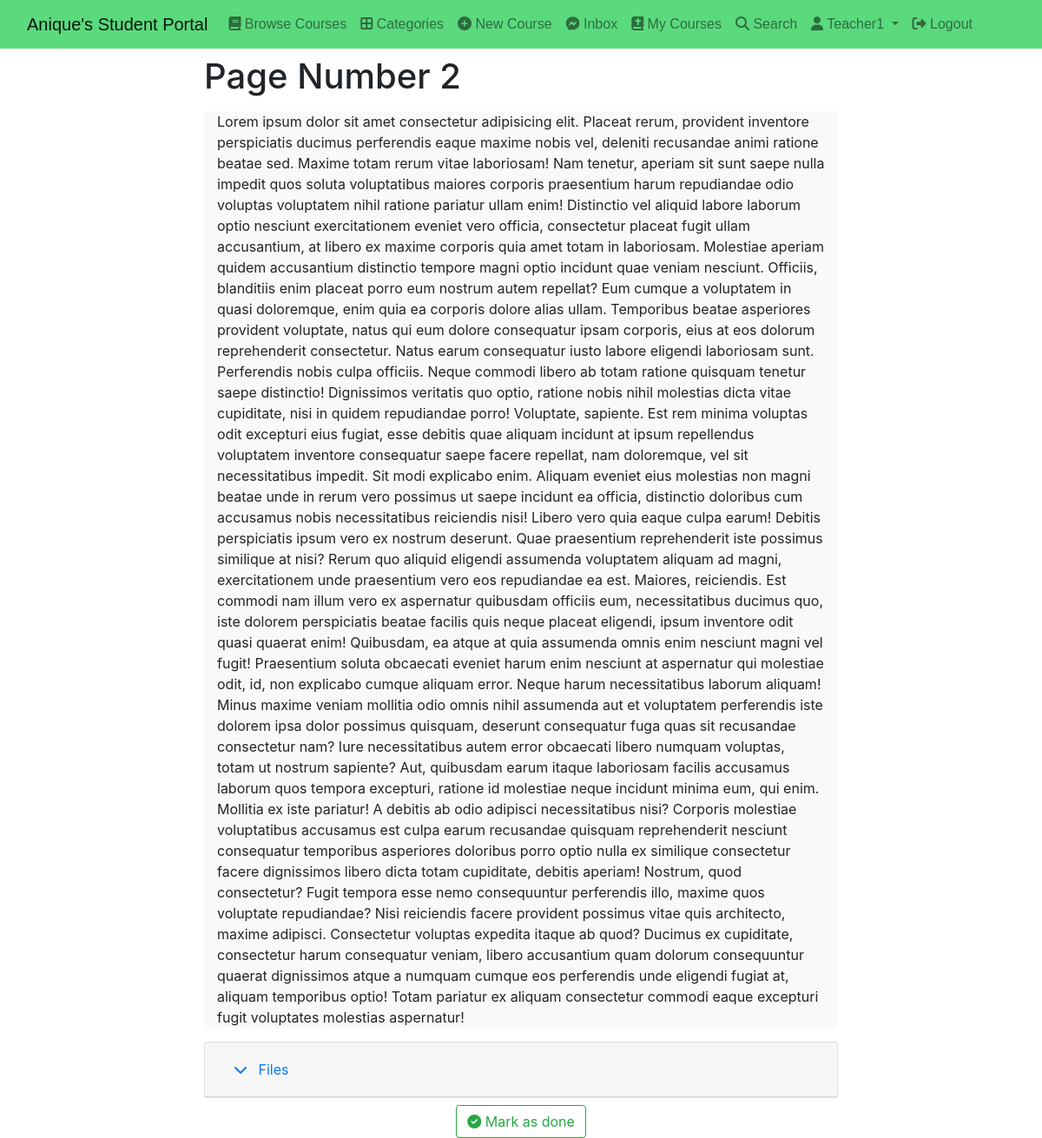
/course/eadbb3a9-58df-4862-ac08-e20279d313a0/modules/1/pages/2 (signed in), run on the app's committed database.
### page/models.py (models this page shows, shortened)
class Page(models.Model):
    title = models.CharField(max_length=150)
    content = RichTextField()
    user = models.ForeignKey(User,on_delete=models.CASCADE,related_name="page_user")
    files = models.ManyToManyField(PostFileContent)

### page/views.py (the view)
def page_detail(request,course_id,module_id,page_id):
    page = get_object_or_404(Page,id=page_id)
    course = get_object_or_404(Course,id=course_id)
    completed = Completion.objects.filter(user=request.user,course=course,page=page).exists()
    context = {
        'page':page,
        'course':course,
        'completed':completed,
        'module_id':module_id,
    }
    return render(request, "page/page_detail.html",context)

### direct/views.py (called while the page is built)
def directs_count(request):
    directs_count = 0
    if request.user.is_authenticated:
        directs_count = Message.objects.filter(user=request.user,is_read=False).count()
    return {'directs_count':directs_count}

### page/models.py (called while the page is built)
    def get_file_name(self):
        return os.path.basename(self.file.name)

### student_portal/templates/page/page_detail.html (shortened to what this page needs)
{% extends 'base.html' %} {% block content %}
<div class="container mt-2">
  <div class="row">
    <div class="col-2"></div>
    <div class="col-8">
      <h1>{{page.title}}</h1>
      <div class="bg-light rounded-3">
        <div class="container-fluid">
          <p class="fs-4">{{page.content|safe}}</p>
        </div>
      </div>
      <div id="accordion">
        <div class="card">
          <div class="card-header" id="headingOne">
            <h5 class="mb-0">
              <button
                class="btn btn-link"
                data-toggle="collapse"
                data-target="#collapseOne"
                aria-expanded="true"
                aria-controls="collapseOne"
                style="text-decoration: none"
              >
                <i class="fa fa-chevron-down pr-2"></i>
                Files
              </button>
            </h5>
          </div>
        </div>
      </div>
      {% if request.user != course.user %} {% if completed %}
      <div class="text-center">
        <a
          href="{% url 'mark-page-as-done' course.id module_id page.id %}"
          class="btn btn-success mt-2 disabled"
          ><i class="fa fa-check-circle"></i>
          Marked as done</a
        >
      </div>
      {% else %}
      <div class="text-center">
        <a
          href="{% url 'mark-page-as-done' course.id module_id page.id %}"
          class="btn btn-outline-success mt-2"
          ><i class="fa fa-check-circle"></i>
          Mark as done</a
        >
      </div>
      {% endif %} {% endif %}
    </div>
  </div>
</div>
{% endblock content %}

### student_portal/templates/base.html (shortened to what this page needs)
{% load static %}
<!DOCTYPE html>
<html lang="en">
  <head>
    <link
      href="https://cdn.jsdelivr.net/npm/bootstrap@5.0.2/dist/css/bootstrap.min.css"
      rel="stylesheet"
    />
    <link
      rel="stylesheet"
      href="https://cdnjs.cloudflare.com/ajax/libs/font-awesome/6.1.1/css/all.min.css"
    />
    <link
      rel="stylesheet"
      href="https://stackpath.bootstrapcdn.com/bootstrap/4.3.1/css/bootstrap.min.css"
    />
  </head>
  <body>
    <nav
      class="navbar navbar-expand-lg navbar-light"
      style="background: #5bd97d; font-family: sans-serif"
    >
      <div class="container-fluid">
        <a class="navbar-brand" href="{% url 'index' %}"
          >Anique's Student Portal</a
        >
        <div class="collapse navbar-collapse" id="navbarSupportedContent">
          <ul class="navbar-nav me-auto mb-2 mb-lg-0">
            <li class="nav-item">
              <a class="nav-link" href="{% url 'browse-courses' %}"
                ><i class="fa fa-book"></i> Browse Courses</a
              >
            </li>
            <li class="nav-item">
              <a class="nav-link" href="{% url 'categories' %}"
                ><i class="fas fa-border-all"></i> Categories</a
              >
            </li>
            <li class="nav-item">
              <a class="nav-link" href="{% url 'new-course' %}"
                ><i class="fa fa-plus-circle"></i> New Course</a
              >
            </li>
            <li class="nav-item">
              <a class="nav-link" href="{% url 'inbox' %}"
                ><i class="fa-brands fa-facebook-messenger"></i> Inbox
              </a>
            </li>
            <li class="nav-item">
              <a class="nav-link" href="{% url 'my-courses' %}"
                ><i class="fa-solid fa-book-bible"></i> My Courses</a
              >
            </li>
            <li class="nav-item">
              <a class="nav-link" href="{% url 'search' %}"
                ><i class="fa-solid fa-search"></i> Search</a
              >
            </li>
            <li class="nav-item dropdown">
              <a
                class="nav-link dropdown-toggle"
                href="#"
                id="navbarDropdown"
                role="button"
                data-bs-toggle="dropdown"
                aria-expanded="false"
              >
                <i class="fa fa-user"></i> {{request.user.username|capfirst}}
              </a>
            </li>
            <li class="nav-item">
              <a class="nav-link" href="{% url 'logout' %}"
                ><i class="fa-solid fa-right-from-bracket"></i> Logout</a
              >
            </li>
          </ul>
        </div>
      </div>
    </nav>
    {% block content %} {% block pagination %} {% endblock pagination %} {% endblock content %}
  </body>
</html>

### data on the page
Page: title "Page Number 2", content "Lorem ipsum dolor sit amet consectetur adipisicing elit. Placeat rerum, provident inventore perspiciatis ducimus perferendis eaque maxime nobis vel, deleniti recusandae animi ratione beatae sed. Maxime totam rerum vitae laboriosam! Nam tenetur, aperiam sit sunt saepe nulla impedit quos soluta voluptatibus maiores corporis praesentium harum repudiandae odio voluptas voluptatem nihil ratione pariatur ullam enim! Distinctio vel aliquid labore laborum optio nesciunt exercitationem eveniet vero officia, consectetur placeat fugit ullam accusantium, at libero ex maxime corporis quia amet totam in laboriosam. Molestiae aperiam quidem accusantium distinctio tempore magni optio incidunt quae veniam…"

### other printed values
{{ request.user.username|capfirst }} "Teacher1"
